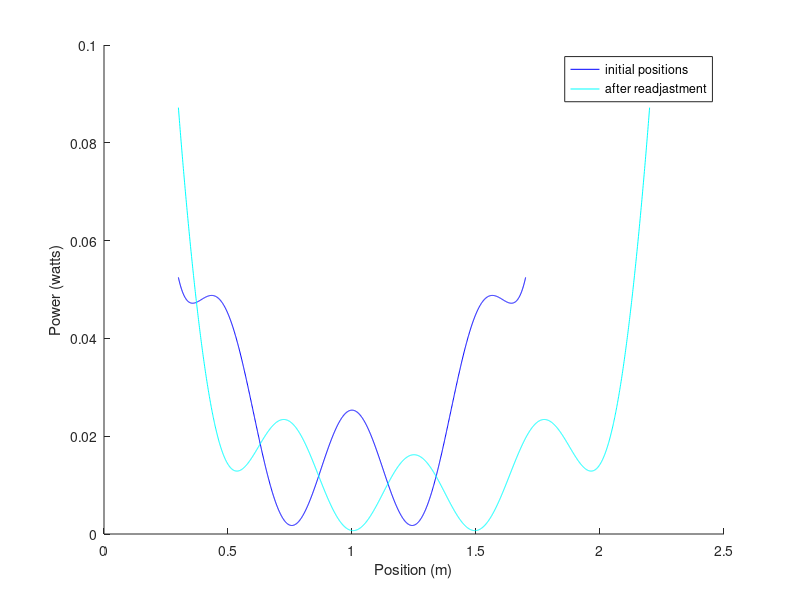

Recreate this plot in MATLAB.
clear
%charger 1
a=0;
%charger 2
b=2;
lamda=1;
initial_phase = pi+0.2;
%intervalamda displayed
x = [a+lamda-0.7:0.001:b-lamda+0.7];
for counter=1:length(x)
    y(counter)=( cos((2*pi*(-a - b + 2*x(counter)))/lamda) + cos((2*pi*(-a - b + 2*x(counter)))/lamda))/((x(counter)-a)*(b-x(counter))) +1/(x(counter)-a)^2 + 1/(b-x(counter))^2;
    
end
hold on;
plot (x,(1/(4*pi)^2)*y,'b')

a=0;
%charger 2
b=2.5;
lamda=1;
initial_phase = pi+0.2;
%intervalamda displayed
x = [a+lamda-0.7:0.001:b-lamda+0.7];
for counter=1:length(x)
    ynew(counter)=( cos((2*pi*(-a - b + 2*x(counter)))/lamda) + cos((2*pi*(-a - b + 2*x(counter)))/lamda))/((x(counter)-a)*(b-x(counter))) +1/(x(counter)-a)^2 + 1/(b-x(counter))^2;
    
end


plot (x,(1/(4*pi)^2)*ynew,'c')
hold off;
ylabel('Power (watts)')
xlabel('Position (m)')
legend('initial positions','after readjastment')